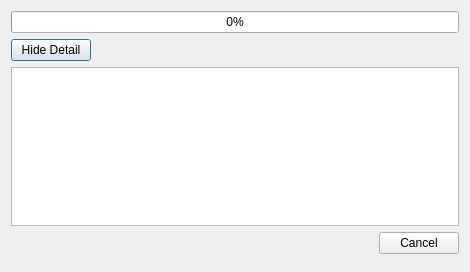
<?xml version="1.0" encoding="UTF-8"?>
<ui version="4.0">
 <class>ProgressDialog</class>
 <widget class="QDialog" name="ProgressDialog">
  <property name="geometry">
   <rect>
    <x>0</x>
    <y>0</y>
    <width>470</width>
    <height>272</height>
   </rect>
  </property>
  <property name="windowTitle">
   <string>Processing</string>
  </property>
  <layout class="QGridLayout" name="gridLayout">
   <item row="0" column="0">
    <layout class="QVBoxLayout" name="verticalLayout">
     <item>
      <widget class="QProgressBar" name="progressBar">
       <property name="value">
        <number>0</number>
       </property>
      </widget>
     </item>
     <item>
      <layout class="QHBoxLayout" name="horizontalLayout_2">
       <item>
        <widget class="QPushButton" name="pbDetail">
         <property name="text">
          <string>Hide Detail</string>
         </property>
        </widget>
       </item>
       <item>
        <spacer name="horizontalSpacer_2">
         <property name="orientation">
          <enum>Qt::Horizontal</enum>
         </property>
         <property name="sizeHint" stdset="0">
          <size>
           <width>40</width>
           <height>20</height>
          </size>
         </property>
        </spacer>
       </item>
      </layout>
     </item>
     <item>
      <widget class="QTextEdit" name="Description"/>
     </item>
     <item>
      <layout class="QHBoxLayout" name="horizontalLayout">
       <item>
        <spacer name="horizontalSpacer">
         <property name="orientation">
          <enum>Qt::Horizontal</enum>
         </property>
         <property name="sizeHint" stdset="0">
          <size>
           <width>40</width>
           <height>20</height>
          </size>
         </property>
        </spacer>
       </item>
       <item>
        <widget class="QPushButton" name="pbCancel">
         <property name="text">
          <string>Cancel</string>
         </property>
        </widget>
       </item>
      </layout>
     </item>
    </layout>
   </item>
   <item row="1" column="0">
    <spacer name="verticalSpacer">
     <property name="orientation">
      <enum>Qt::Vertical</enum>
     </property>
     <property name="sizeHint" stdset="0">
      <size>
       <width>20</width>
       <height>40</height>
      </size>
     </property>
    </spacer>
   </item>
  </layout>
 </widget>
 <resources/>
 <connections/>
</ui>
